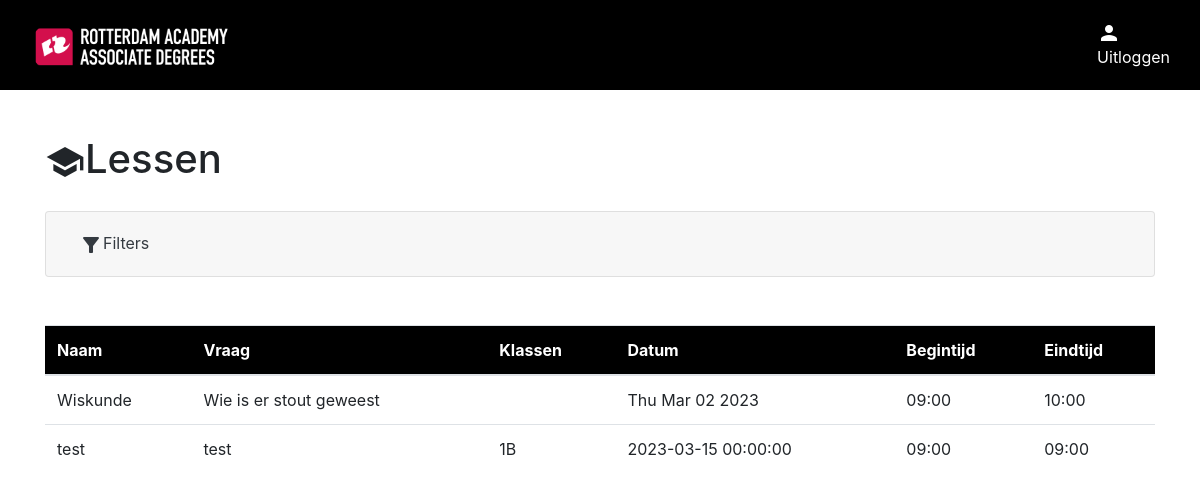
The app's page /lessen_overzicht with its own data.
### models/lessonModel.py (models this page shows)
class Lesson(db.Model):
    id = db.Column(db.String(255), primary_key=True)
    name = db.Column(db.String(100), nullable=True)
    question = db.Column(db.String(600), nullable=True)
    date = db.Column(db.String(200), nullable=False)
    start_time = db.Column(db.String(200), nullable=False)
    end_time = db.Column(db.String(200), nullable=False)
    attendance_records = relationship('Attendance', backref='lesson_record', cascade='all, delete')
    classes = relationship('LessonClass', backref=db.backref('lesson_record', lazy=True), cascade='all, delete')
    def to_dict(self):
        return {
            'id': self.id,
            'name': self.name,
            'question': self.question,
            'date': self.date,
            'start_time': self.start_time,
            'end_time': self.end_time,
            'classes': [{'id': c.class_id,
                         'name': c.classes.name if c.classes else ''
                         } for c in self.classes],
        }

### models/classModel.py (models this page shows)
class Class(db.Model):
    id = db.Column(db.Integer, primary_key=True)
    name = db.Column(db.String(100), nullable=False)
    student_classes = db.relationship('StudentClass', backref=db.backref('student', lazy=True))
    lessons = db.relationship('LessonClass', backref=db.backref('classes', lazy=True))
    def to_dict(self):
        return {
            'id': self.id,
            'name': self.name,
            'students': [{'id': s.student_id,
                          'name': s.student.name
                          } for s in self.student_classes],
        }

### routes/lessonRoutes.py (the view)
    @app.route("/lessen_overzicht")
    def lessons_index():
        classes = ClassController.get_all_classes()
        lessons = LessonController.get_all_lessons()
        return render_template(
            "lessons/index.html", lessons=lessons, classes=classes
        )

### controllers/classController.py (called while the page is built)
    @staticmethod
    def get_all_classes():
        classes = Class.query.all()
        class_dict = [class_.to_dict() for class_ in classes]
        return class_dict

### controllers/lessonController.py (called while the page is built)
    @staticmethod
    def get_all_lessons():
        lessons = Lesson.query.all()
        lessons_dict = [lesson.to_dict() for lesson in lessons]
        return lessons_dict

### templates/lessons/index.html (shortened to what this page needs)
{% include "layout.html" %}
{% block content %}
{% include "navigation.html" %}
<div class="lessons container">
    <div class="index" id="lessons">
        <div class="top-content">
            <h1><span class="material-icons" style="font-size: 40px;">school</span>Lessen</h1>
        </div>
        <div class="accordion mb-5" id="filterAccordion">
            <div class="card">
                <div class="card-header" id="filterAccordionHeader">
                    <h2 class="mb-0">
                        <button class="btn btn-link btn-block text-left text-dark" type="button" data-toggle="collapse"
                                data-target="#collapseOne" aria-expanded="true" aria-controls="collapseOne">
                            <span class="material-icons">filter_alt</span>Filters
                        </button>
                    </h2>
                </div>
            </div>
        </div>
        <table class="table">
            <thead style="background-color: black; color: #fff;">
            <tr>
                <th scope="Name">Naam</th>
                <th scope="Question">Vraag</th>
                <th scope="Classes">Klassen</th>
                <th scope="Date">Datum</th>
                <th scope="Starttime">Begintijd</th>
                <th scope="Endtime">Eindtijd</th>
            </tr>
            </thead>
            <tbody>
            {% for lesson in lessons %}
            <tr>
                <td>{{ lesson.name }}</td>
                <td style="max-width: 200px; overflow: hidden">{{ lesson.question }}</td>
                <td>
                    {% for class in lesson.classes %}
                    {{ class.name }}
                    {% endfor %}
                </td>
                <td>{{ lesson.date }}</td>
                <td>{{ lesson.start_time }}</td>
                <td>{{ lesson.end_time }}</td>
            </tr>
            {% endfor %}
            </tbody>
        </table>
    </div>
</div>
{% endblock %}

### static/css/style.css (style rules this page uses)
:root { --black: #000; --white: #fff; --racRed: #D30E4C; --racBlue: #3CAAD7; --textColor: #272727; }
.container { position: relative; top: 90px; }
.index .top-content { display: flex; justify-content: space-between; align-items: center; margin: 45px 0 20px 0; }
.material-icons { vertical-align: middle; }

### records on screen
Lesson: name "Wiskunde", question "Wie is er stout geweest", date "Thu Mar 02 2023", start_time "09:00", end_time "10:00"
Lesson: name "test", question "test", date "2023-03-15 00:00:00", start_time "09:00", end_time "09:00"
Class: name "1B"
